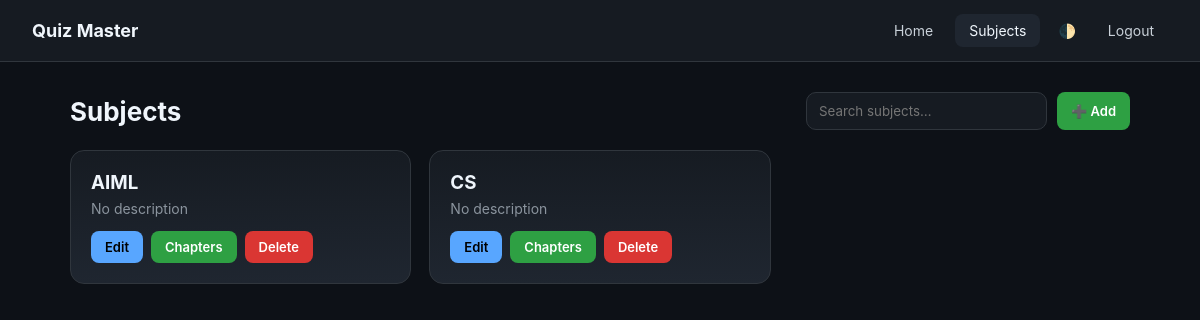
The app's page /teacher/subjects (signed in), older data.
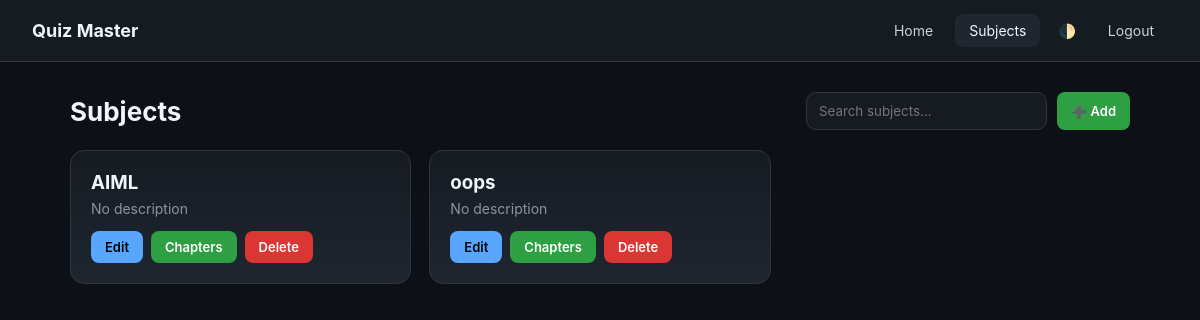
The same page, newer data.
### controller/models.py (models this page shows)
class Subject(db.Model):
    __tablename__ = "subject"
    subject_id = db.Column(db.Integer, primary_key=True)
    name = db.Column(db.String(100), unique=True, nullable=False)
    description = db.Column(db.Text)
    created_at = db.Column(db.DateTime, default=datetime.utcnow)
    chapters = db.relationship(
        "Chapter",
        backref="subject",
        cascade="all, delete-orphan"
    )

### main.py (the view)
@app.route("/teacher/subjects")
@login_required
@role_required("teacher")
def teacher_subjects():
    return render_template(
        "teacher/subjects.html",
        subjects=Subject.query.all()
    )

### main.py (called while the page is built)
def login_required(f):
    @wraps(f)
    def wrapper(*args, **kwargs):
        if "user_id" not in session:
            flash("Please login first")
            return redirect(url_for("login"))
        return f(*args, **kwargs)
    return wrapper

def role_required(required_role):
    def decorator(f):
        @wraps(f)
        def wrapper(*args, **kwargs):
            if session.get("role") != required_role:
                flash("Unauthorized access")
                return redirect(url_for("login"))
            return f(*args, **kwargs)
        return wrapper
    return decorator

### templates/TEACHER/subjects.html (shortened to what this page needs)
<!DOCTYPE html>
<html lang="en">
<head>
</head>
<body data-theme="dark">
<nav class="navbar">
    <div class="brand">Quiz Master</div>
    <div class="nav-links">
        <a class="nav-link" href="{{ url_for('teacher_dashboard') }}">Home</a>
        <a class="nav-link active" href="{{ url_for('teacher_subjects') }}">Subjects</a>
        <span class="theme-toggle" onclick="toggleTheme()">🌓</span>
        <a class="nav-link" href="{{ url_for('logout') }}">Logout</a>
    </div>
</nav>
<div class="container">
    <div class="header">
        <h1>Subjects</h1>
        <div class="search-box">
            <input type="text" placeholder="Search subjects…" onkeyup="filterSubjects(this.value)">
            <button class="btn-primary" onclick="openModal()">➕ Add</button>
        </div>
    </div>
    {% if subjects %}
    <div class="grid">
        {% for s in subjects %}
        <div class="card subject-card"
             data-name="{{ s.name|lower }}"
             data-edit-url="{{ url_for('edit_subject', subject_id=s.subject_id) }}">
            <h3>{{ s.name }}</h3>
            <p>{{ s.description or "No description" }}</p>
            <div class="actions">
                <button class="btn-secondary"
                        onclick="editSubject('{{ s.name }}','{{ s.description }}', this)">
                    Edit
                </button>
                <a href="{{ url_for('teacher_chapters', subject_id=s.subject_id) }}">
                    <button class="btn-primary">Chapters</button>
                </a>
                <form method="POST"
                      action="{{ url_for('delete_subject', subject_id=s.subject_id) }}"
                      onsubmit="return confirm('Are you sure you want to delete this subject? This action cannot be undone.');">
                    <button class="btn-danger">Delete</button>
                </form>
            </div>
        </div>
        {% endfor %}
    </div>
    {% else %}
    <div class="empty">No subjects yet.</div>
    {% endif %}
</div>
</body>
</html>

Row changes from the older to the newer data that the page shows:
removed Subject: name "CS", description "No description"
added Subject: name "oops", description "No description"
